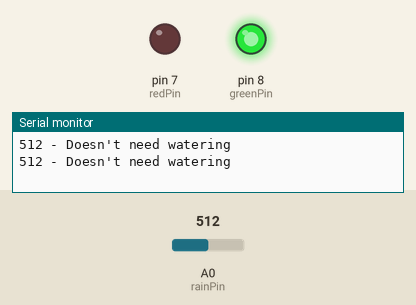
The sketch below on a simulated Arduino Mega 2560, built with avr-gcc and run on an emulated ATmega2560. Parts: output pins drawn as LEDs (lit = HIGH), the last lines printed to the serial monitor. The inputs (shaded band) are chosen by the test bench; at power-on: A0 (rainPin) = 512.

Above: at 1.8 s.
1.9 s: A0 (rainPin) set to 932
3.4 s: A0 (rainPin) set to 965
At 4.4 s:
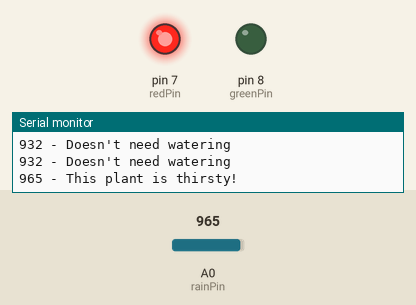
5.5 s: A0 (rainPin) set to 940
At 7.1 s:
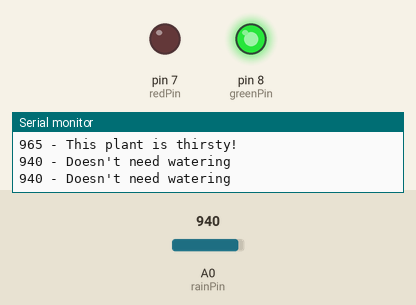
7.5 s: A0 (rainPin) set to 960
At 8.7 s:
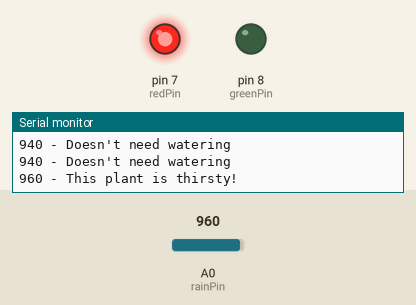
Timing chart, 0 to 10.5 s (numbered marks = the images above; inputs shaded):
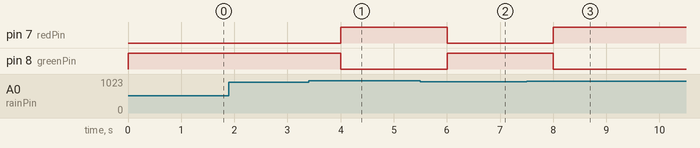

The sketch:

LESSON31_MEGA.ino
```cpp
//and so the journey must come to an end
const int rainPin = A0, greenPin = 8, redPin = 7;
int thresholdValue = 950;

void setup() {
  // put your setup code here, to run once:
  pinMode(rainPin, INPUT);
  pinMode(greenPin, OUTPUT);
  pinMode(redPin, OUTPUT);
  digitalWrite(greenPin, LOW);
  digitalWrite(redPin, LOW);
  Serial.begin(9600);
}

void loop() {
  // put your main code here, to run repeatedly:
  int sensorValue = analogRead(rainPin);
  Serial.print(sensorValue);
  if(sensorValue <950)
  {
    Serial.println(" - Doesn't need watering");
    digitalWrite(redPin, LOW);
    digitalWrite(greenPin, HIGH);
  }
  else
  {
    Serial.println(" - This plant is thirsty!");
    digitalWrite(redPin, HIGH);
    digitalWrite(greenPin, LOW);
  }
  delay(1000);
}
```

Measured:
- the behaviour switches between 949 and 950 on A0 (rainPin) (found by bisection; images 0 and 1)
- after the input at 3.4 s, pin 7 (redPin): LOW → HIGH after 0.60 s; pin 8 (greenPin): HIGH → LOW after 0.60 s
- after the input at 5.5 s, pin 7 (redPin): HIGH → LOW after 0.50 s; pin 8 (greenPin): LOW → HIGH after 0.50 s
- after the input at 7.5 s, pin 7 (redPin): LOW → HIGH after 0.50 s; pin 8 (greenPin): HIGH → LOW after 0.50 s
